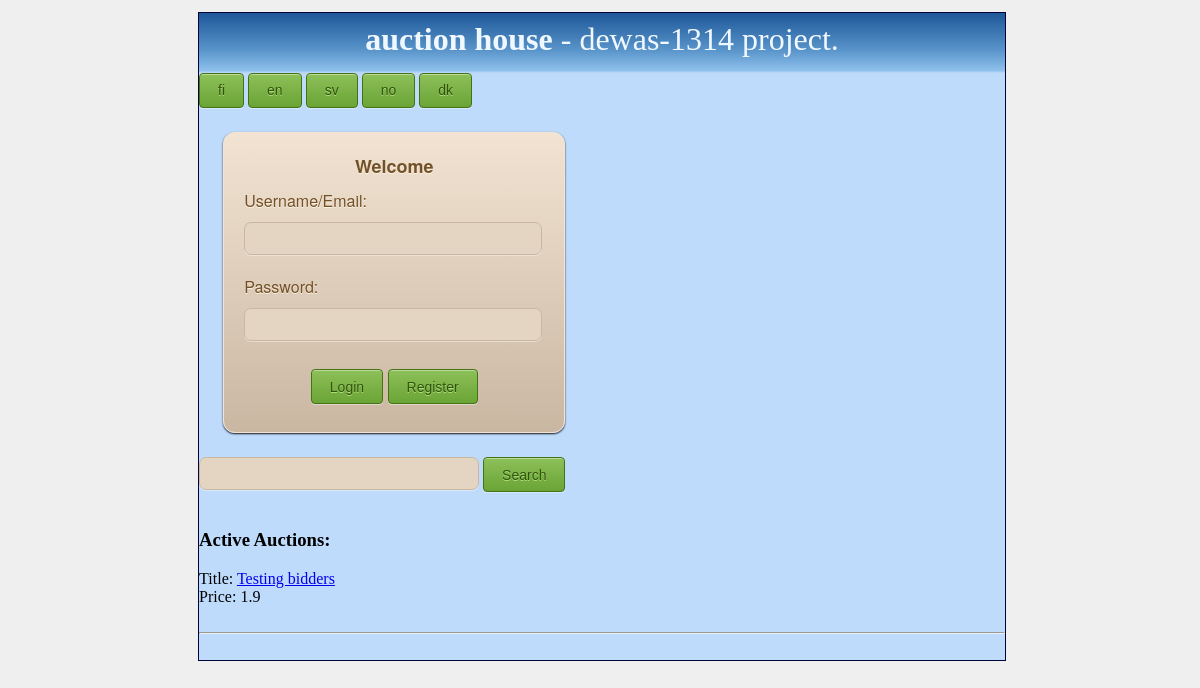
Page /auctionhouse/ on the earlier database version.
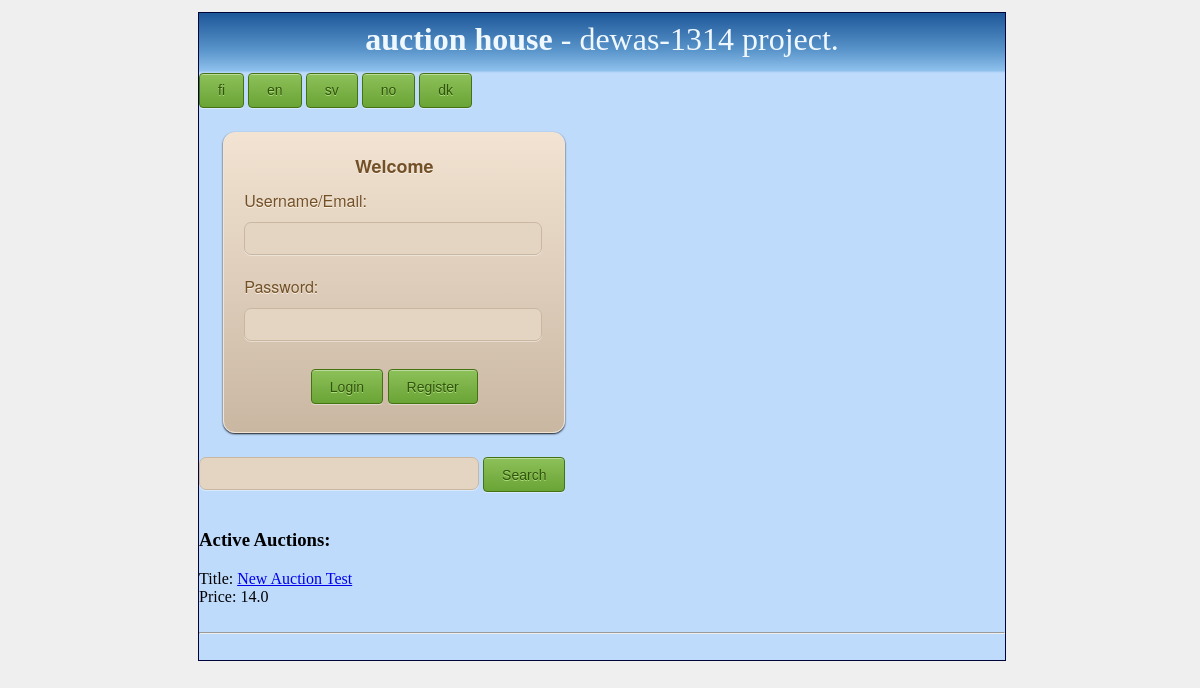
Same page on the later database version.
### AuctionApp/models.py (models this page shows)
class Auction(models.Model):
    id = models.AutoField(primary_key=True)
    ownerid = models.ForeignKey(User, related_name="created")
    starttime = models.DateTimeField(default=datetime.utcnow(), blank=True)
    endtime = models.DateTimeField(default=timezone.now(), blank=True)
    title = models.CharField(max_length=30, default="New Auction")
    content = models.TextField()
    version = models.PositiveIntegerField(default=0)
    min_price = models.FloatField(default=0.00)
    is_active = models.BooleanField(default=False)
    is_locked = models.BooleanField(default=False)
    latest_bid_by = models.ForeignKey(User, related_name="bids")

### AuctionApp/views.py (the view)
def home(request):
    if request.method == "POST":
        if request.POST.get('login', ''):
            log_in(request)
        elif request.POST.get('', 'reguser'):
            return render(request, "register_user.html")
    if request.user.is_superuser:
        auctions = Auction.objects.order_by('starttime')
    else:
        auctions = Auction.objects.filter(is_active=True)
    if request.method == "GET":
        if request.GET.get('searchbutton'):
            searchvalue = request.GET['searchfield']
            if not searchvalue == "":
                auctions = Auction.objects.filter(title=searchvalue)
    if not 'loggedin' in request.session:
        request.session['loggedin'] = 0
    return render(request, "index.html", {'auctions': auctions, 'loggedin': request.session['loggedin'],
                                          'user': request.user})

### templates/index.html (shortened to what this page needs)
{% load i18n %}
{% include "head.html" %}
{% include "body.html" %}
<form action="/language/" name="language" method="POST">
    <input class="submit-button" type="submit" name="FI" value="fi">
    <input class="submit-button" type="submit" name="EN" value="en">
    <input class="submit-button" type="submit" name="SV" value="sv">
    <input class="submit-button" type="submit" name="NO" value="no">
    <input class="submit-button" type="submit" name="DK" value="dk">
</form>
{% if loggedin == False %}
	<form class="form-container" action="/auctionhouse/" method="post">
		<div class="form-title"><h2>{% trans "Welcome" %}</h2></div>
		<div class="form-title">{% trans "Username" %}/{% trans "Email" %}:</div>
		<input class="form-field" type="text" name="email" value=""><br>
		<div class="form-title">{% trans "Password" %}:</div>
		<input class="form-field" type="password" name="pword" value=""><br>
		<div class="submit-container">
			<input class="submit-button" type="submit" name="login" value="{% trans "Login" %}">
			<input class="submit-button" type="submit" name="reguser" value="{% trans "Register" %}">
		</div>
	</form>
{% endif %}
<form action="/auctionhouse/" method="get">
	<input class="form-field" type="search" name="searchfield">
	<input class="submit-button" type="submit" name="searchbutton" value="{% trans "Search" %}">
</form>
<h3>{% trans "Active Auctions" %}:</h3>
{% for i in auctions %}
	Title: <a href="/auction/{{ i.id }}/">{{ i.title }}</a><br>
	Price: {{ i.min_price }}<br><br>
	<hr>
	<br>
{% endfor %}
{% include "footer.html" %}

Differences in the rows shown:
removed Auction: title "Testing bidders", min_price "1.9"
added Auction: title "New Auction Test", min_price "14.0"
